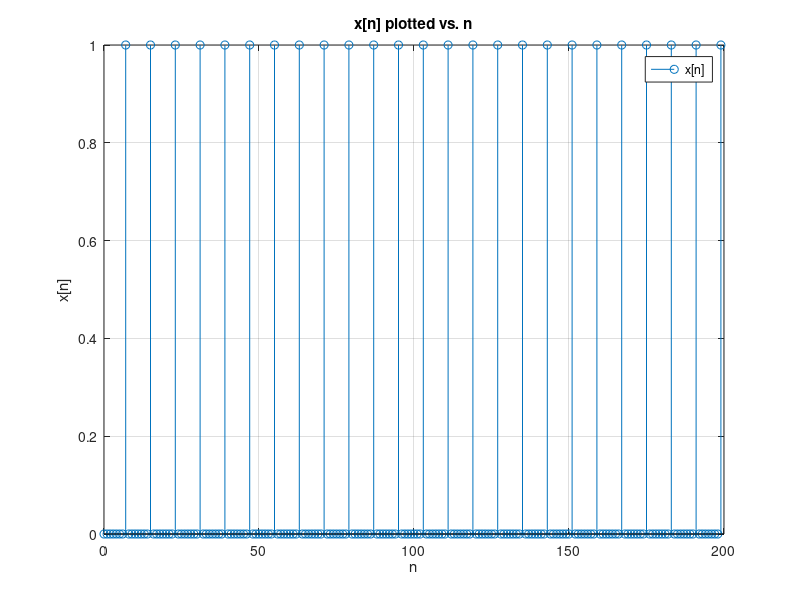
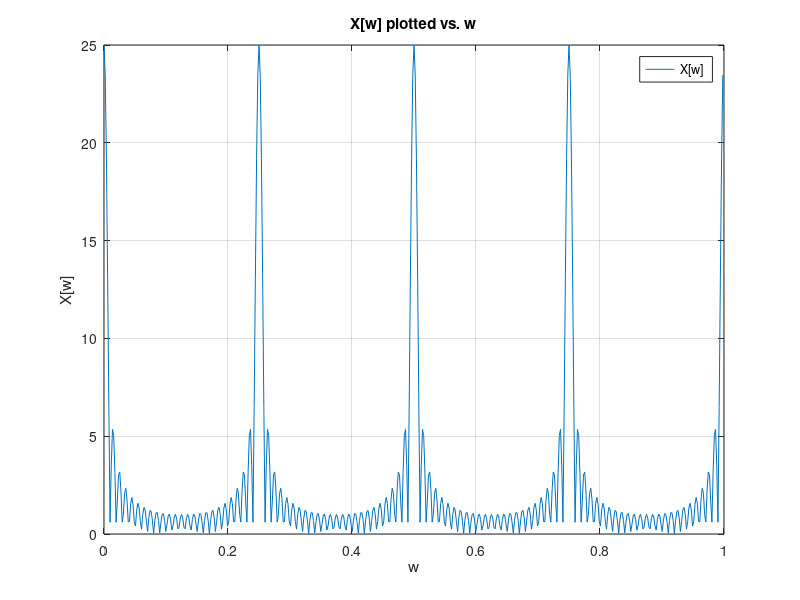
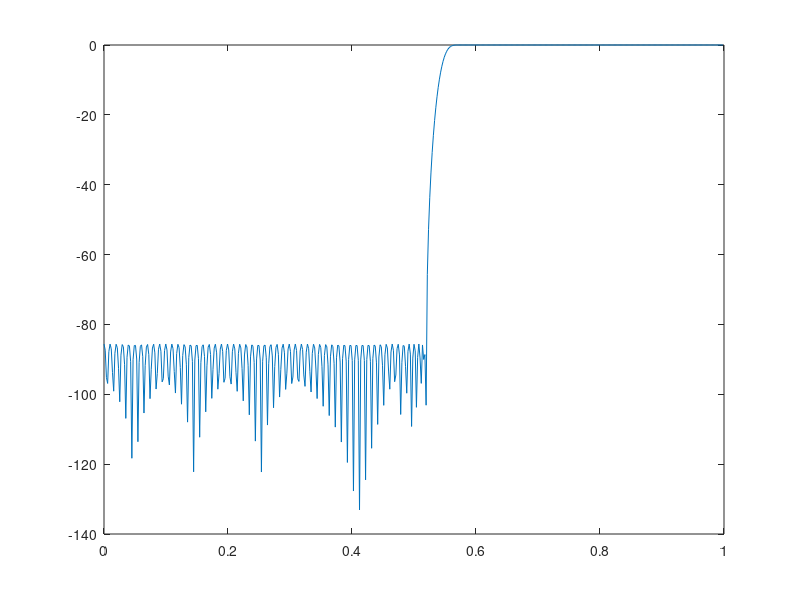

Source code (MATLAB) for these figures, in order: (Note: this script raises an error after producing the figures.)
%% Exercise 1
N = 200;
n = 0:N-1;

x = zeros(1,N);
for r = 1:25;
    x = x + [(n == 8*r-1)];
end

figure(1)
stem(n,x)
title('x[n] plotted vs. n')
xlabel('n')
ylabel('x[n]')
legend('x[n]')
grid()

%% Exercise 2

[Xk w] = freqz(x,1,512);

figure(2)
plot(w/pi,abs(Xk))
title('X[w] plotted vs. w')
xlabel('w')
ylabel('X[w]')
legend('X[w]')
grid()

%% Exercise 3
O = 200;
wc = 0.52;
delta = 0.05;
[b a] = firpm(O,[0 wc wc+delta 1], [0 0 1 1]);
H = freqz(b,a,w);

figure(3)
plot(w/pi,20*log10(abs(H)/max(abs(H))));
xline(0.5)
yline(-65)
title('Filter attenuation')
xlabel('w/pi')
ylabel('dB')
grid()

%% Exercise 4

y = filter(b,a,x);
figure(4)
stem(n,y)
title('y[n] plotted vs. n')
xlabel('n')
ylabel('y[n]')
legend('y[n]')
grid()


%% Exercise 5

ws = 0.55;
delta = 0.10;
wp = ws+delta;
Rp = 3;
Rs = 65;

[O wc] = buttord(wp,ws,Rp,Rs);
[b a] = butter(O,wc,"high");

H = freqz(b,a,w);

figure(5)
plot(w/pi,20*log10(abs(H)/max(abs(H))))
yline(-65)
xline(0.5)
title('H[w] plotted vs. w')
xlabel('w')
ylabel('H[w]')
legend('H[w]')
grid()

